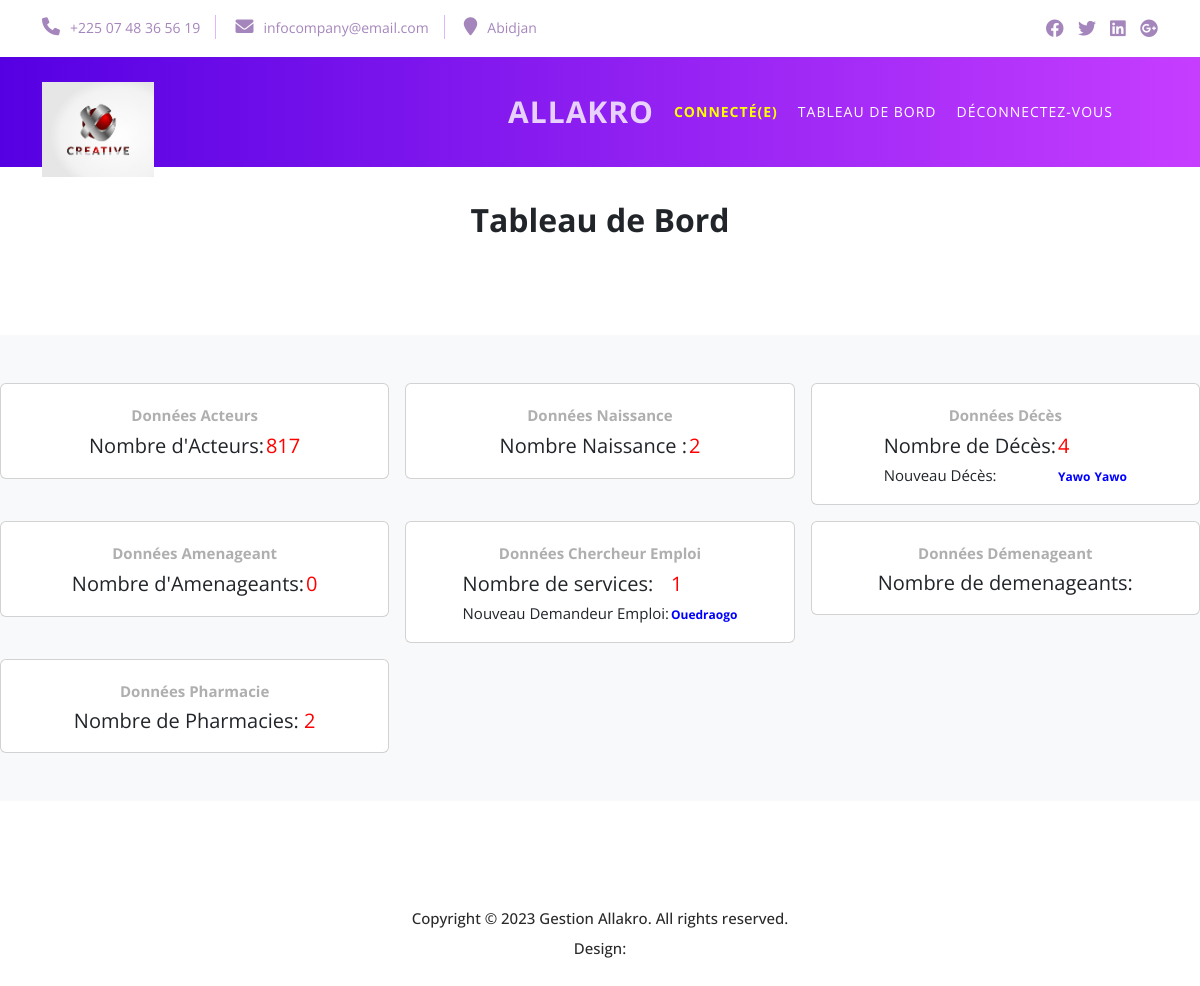
The page /dashboard/ (signed in) on the database its author committed.
### gestion/models.py (models this page shows, shortened)
class Deces(models.Model):
  class Validerdeces(models.TextChoices):
    VALIDER = 'valider'
    NON_VALIDER = 'non_valider'
  parent_referant = models.CharField(max_length=20,verbose_name="parent  de l'acteur decédé")
  date_naissance_deces =  models.DateField(verbose_name="date de naissance de décès de l'acteur ")
  date_deces =  models.DateField(verbose_name="date  de décès de l'acteur ")
  mode_deces =  models.CharField(max_length=20,verbose_name="mode de décès de l'acteur ")
  raison_deces =  models.CharField(max_length=20,verbose_name="raison de décès de l'acteur ")
  parent_referant = models.CharField(max_length=20,verbose_name="parent  de l'acteur decédé")
  lieu_deces = models.CharField(max_length=20,verbose_name="lieu du deces de l'acteur")
  defunt = models.OneToOneField('Acteur',on_delete=models.CASCADE)
  valide = models.BooleanField(default=0,verbose_name='valider la personne')
  statut = models.CharField(max_length=3,default= 'non',verbose_name='choix')

class Acteur(models.Model):
  class Genreacteur(models.TextChoices):
    MASCULIN = "MASCULIN", "Masculin"
    FEMININ = "FEMININ", "Feminin"
  class Valideracteur(models.TextChoices):
    VALIDER = 'valider'
    NON_VALIDER = 'non_valider'
  nom_acteur = models.CharField(default='inconnu',max_length=20,verbose_name="nom de l'acteur" )
  prenom_acteur = models.CharField(default='inconnu',max_length=30,verbose_name="prenoms de l'acteur")
  genre_acteur= models.CharField(default='inconnu',max_length=20,choices=Genreacteur.choices, verbose_name="genre de l'acteur")
  contact_acteur = models.CharField(default='inconnu',max_length=20,verbose_name="contact de l'acteur")
  provenance = models.CharField(default='inconnu',max_length=20,verbose_name="provenance de l'acteur")
  email_acteur =models.EmailField(default='',verbose_name="email de l'acteur")
  age_acteur = models.CharField(default='',max_length=20,verbose_name="age del'acteur")
  nombre_enfants = models.CharField(default='inconnu',max_length=20,verbose_name="nombre enfants de l'acteur")
  statut_prof = models.CharField(default='inconnu',max_length=50,verbose_name="metier de l'acteur")
  pays_naissance = models.CharField(default='inconnu',max_length=20,verbose_name="pays de naissance")
  situation_matrimoniale = models.CharField(default='inconnu',max_length=20,verbose_name="situation_matrimoniale")
  nationalité_acteur = models.CharField(default='inconnu',max_length=20,verbose_name="nationalité de l'acteur")
  competences_acteur = models.CharField(default='inconnu',max_length=50,verbose_name="competences de l'acteur")
  valide = models.BooleanField(default=1,verbose_name='valider la personne')
  statut = models.CharField(max_length=3,default= 'ok',verbose_name='choix')

class Recherche_emploi(models.Model):
  class Valide_emploi(models.TextChoices):
    VALIDER = 'valider'
    NON_VALIDER = 'non_valider'
  photo = models.ImageField(upload_to="photos", blank=True, null=True)
  services = models.CharField(max_length=80,verbose_name=" services proposés par l'acteur")
  message = models.TextField(verbose_name='Message au public')
  acteur_emploi = models.ForeignKey('Acteur', on_delete= models.CASCADE)
  valide = models.BooleanField(default=0,verbose_name='valider la personne')
  statut = models.CharField(max_length=3,verbose_name='choix')

### dashboard/views.py (the view)
# urls.py: path('', dashboard.views.dashboard),
def dashboard( request):
  aff= False
  user = User.objects.all()
  if request.user.username == 'admin':
    dash = 'active'
  else:
    dash = 'disabled'
  nombre_pharmacie =Pharmacie.objects.count()
  nombre_acteur = Acteur.objects.count()
  nombre_naissance = Naissance.objects.count()
  nombre_deces = Deces.objects.count()
  nombre_recherche_emploi = Recherche_emploi.objects.count()
  nombre_amenageant = Venant.objects.count()
  pharmacie = Pharmacie.objects.all()
  acteur = Acteur.objects.all()
  naissance = Naissance.objects.all()
  deces = Deces.objects.all()
  recherche_emploi = Recherche_emploi.objects.all()
  amenageant = Venant.objects.all()
  new_naissance_list = []
  new_emploi_list = []
  new_deces_list = []
  new_acteur_list = []
  new_amenageant_list = []
  if naissance:
    for item in naissance:
      if (item.valide == 0 and item.statut =='non') :
        aff = True
      else:
        aff = False
      new_naissance_list.append({'naissance':item,'aff': aff})
  if recherche_emploi:
    for item in recherche_emploi:
      if (item.valide == 0 and item.statut =='non') :
        aff = True
      else:
        aff:False
      new_emploi_list.append({'emploi':item,'aff': aff})
  if deces:
    for item in deces:
      if (item.valide == 0) and (item.statut =='non') :
        aff = True
      else:
        aff = False
      new_deces_list.append({'deces':item,'aff': aff})
  if acteur:
    for item in acteur:
      if (item.valide == 0 or item.statut =='non') :
        aff = True
        new_acteur_list.append({'acteur':item,'aff': aff})
  if amenageant :
    for item in amenageant:
      if (item.valide == 0 or item.statut =='non') :
        aff = True
        new_amenageant_list.append({'amenageant':item,'aff': aff})
  context ={'nombre_acteur': nombre_acteur,
            'nombre_naissance':nombre_naissance,
            'nombre_deces':nombre_deces,
            'nombre_pharmacie' : nombre_pharmacie,
            'nombre_recherche_emploi':nombre_recherche_emploi,
            'nombre_amenageant':nombre_amenageant,
            'dash':dash,
            'new_naissance':new_naissance_list,
            'emploi':new_emploi_list,
            'deces':new_deces_list,
            'acteur':new_acteur_list,
            'amenageant':new_amenageant_list
  }
  return render(request,'dashboard/dashboard.html',context)

### dashboard/templates/dashboard/dashboard.html (shortened to what this page needs)
{% extends 'base1.html' %}
{% load static %}
  {% block content%}
  <div>
    <br><br><br><br>
   </div>
<main >
  {% if  user.is_authenticated  %}
<br><br>
<center><h2>Tableau de Bord</h2><center>
  <div>
    <br><br><br><br>
  </div>
<div class="album py-5 bg-light">
  <div class="row row-cols-1 row-cols-sm-2 row-cols-md-3 g-3">
    <div class="col">
      <div class="card ">
        <div class="card-body">
          <div class='title'>
            <p><b> Données Acteurs</b></p>
          </div>
          <center>
            <table>
              <tr>
                <td><span style='font-size:20px'>Nombre d'Acteurs: </span></td><td><span style='font-size:20px; color:red'>{{ nombre_acteur }}<span></td>
              </tr>
            </table>
          </center>
        </div>
      </div>
    </div>
    <div class="col">
      <div class="card ">
        <div class="card-body">
          <div class='title'>
            <p><b> Données Naissance</b></p>
          </div>
          <center>
          <table>
            <tr>
              <td><span style='font-size:20px'>Nombre Naissance : </span></td><td><span style='font-size:20px; color:red'>{{ nombre_naissance }}<span></td>
            </tr>
          </table>
        </center>
        </div>
      </div>
    </div>
    <div class="col">
      <div class="card ">
        <div class="card-body">
          <div class='title'>
            <p><b> Données Décès</b></p>
          </div>
          <center>
            <table>
              <tr>
          <td><span style='font-size:20px'>Nombre de Décès: </span></td><td><span style='font-size:20px; color:red'>{{ nombre_deces}}<span></td>
            {% for item in deces %}
            {% if item.aff  %}
            <tr>
              <td><span style='font-size:15px'>Nouveau Décès:</span></td><td><span style='font-size:12px; color:blue'><b>{{ item.deces.defunt.nom_acteur}}</b></span></td ><td>   </td><td><span style='font-size:12px; color:blue'><b>{{ item.deces.defunt.prenom_acteur}}</b></span></td >
            </tr>
            {% endif %}
            {% endfor %}
          </table>
        </center>
        </div>
      </div>
    </div>
    <div class="col">
      <div class="card ">
        <div class="card-body">
          <div class='title'>
            <p><b> Données Amenageant</b></p>
          </div>
          <center>
            <table>
              <tr>
          <td><span style='font-size:20px'>Nombre d'Amenageants: </span></td><td><span style='font-size:20px; color:red'>{{ nombre_amenageant}}<span></td>
          </table>
        </center>
        </div>
      </div>
    </div>
    <div class="col">
      <div class="card ">
        <div class="card-body">
          <div class='title'>
            <p><b> Données Chercheur Emploi</b></p>
          </div>
          <center>
            <table>
              <tr>
          <td><span style='font-size:20px'>Nombre de services: </span></td><td><span style='font-size:20px; color:red'>{{ nombre_recherche_emploi}}<span></td>
            {% for item in emploi %}
            {% if item.aff  %}
            <tr>
              <td><span style='font-size:15px'>Nouveau Demandeur Emploi: </span></td><td><span style='font-size:12px; color:blue'><b>{{ item.emploi.acteur_emploi.nom_acteur}}</b><span></td >
            </tr>
            {% endif %}
            {% endfor %}
          </table>
        </center>
        </div>
      </div>
    </div>
    <div class="col">
      <div class="card ">
        <div class="card-body">
          <div class='title'>
            <p><b> Données Démenageant</b></p>
          </div>
          <span style='font-size:20px'>Nombre de demenageants: </span><span style='font-size:20px; color:red'>{{j}}<span>
        </div>
      </div>
    </div>
    <div class="col">
      <div class="card ">
        <div class="card-body">
          <div class='title'>
            <p><b> Données Pharmacie</b></p>
          </div>
          <span style='font-size:20px'>Nombre de Pharmacies: </span><span style='font-size:20px; color:red'>{{ nombre_pharmacie}}<span>
        </div>
      </div>
    </div>
    </div>
  </div>
  {% endif %}
  <br><br>
</main>
  <br>
  </body>
</html>
{% endblock %}

### static/css/templatemo-tale-seo-agency.css (style rules this page uses)
html, body, div, span, applet, object, iframe, h1, h2, h3, h4, h5, h6, p, blockquote, div pre, a, abbr, acronym, address, big, cite, code, del, dfn, em, font, img, ins, kbd, q, s, samp, small, strike, strong, sub, sup, tt, var, b, u, i, center, dl, dt, dd, ol, ul, li, figure, header, nav, section, article, aside, footer, figcaption { margin: 0; padding: 0; border: 0; outline: 0; }
* { box-sizing: border-box; }
html, body { font-family: 'Open Sans', sans-serif; -ms-text-size-adjust: 100%; -webkit-font-smoothing: antialiased; -moz-osx-font-smoothing: grayscale; }
h1, h2, h3, h4, h5, h6 { margin-top: 0px; margin-bottom: 0px; font-weight: 700; }
p { font-size: 15px; line-height: 30px; color: #afafaf; }
html, body { font-family: 'Open Sans', sans-serif; }
body { overflow-x: hidden; }

### rows shown on the page
Deces: deces.defunt.nom_acteur "Yawo", deces.defunt.prenom_acteur "Yawo"
Recherche_emploi: emploi.acteur_emploi.nom_acteur "Ouedraogo"

### other values the page prints
{{ nombre_acteur }} "817"
{{ nombre_naissance }} "2"
{{ nombre_deces }} "4"
{{ nombre_amenageant }} "0"
{{ nombre_recherche_emploi }} "1"
{{ nombre_pharmacie }} "2"
